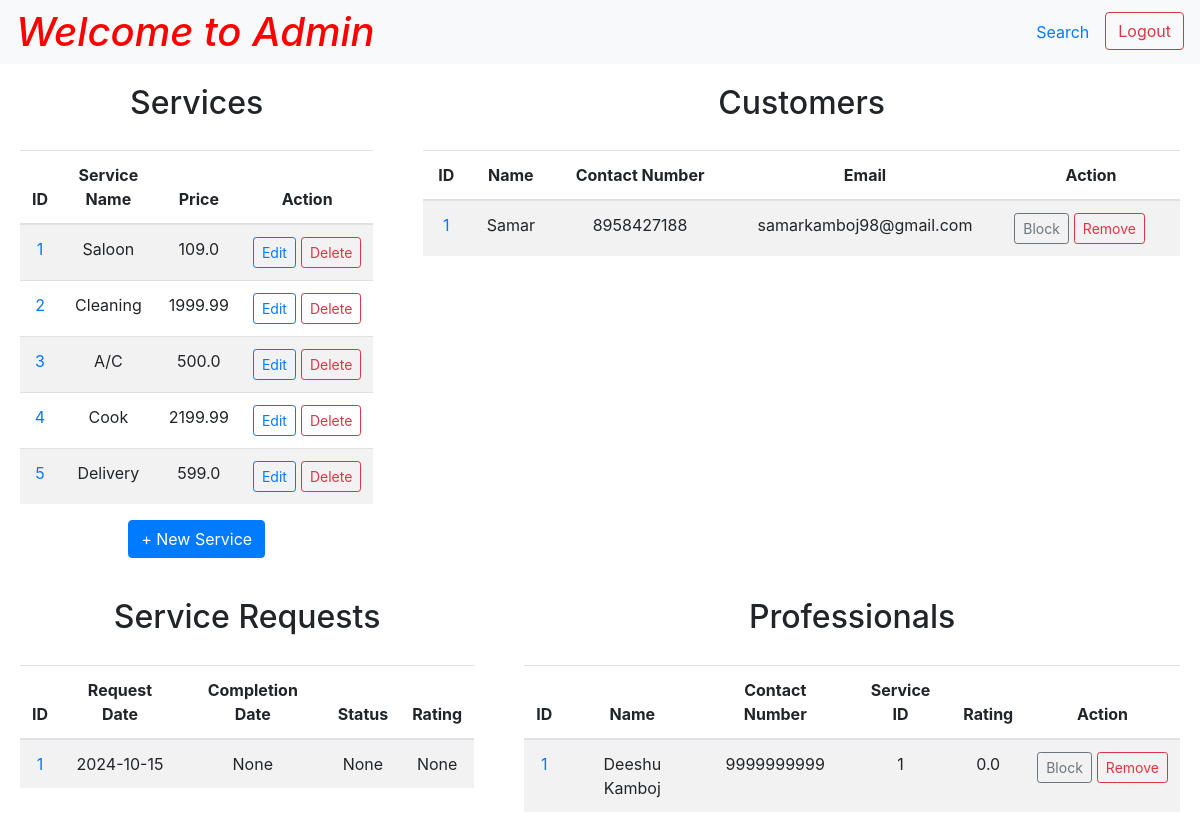
/admin (signed in), run on an earlier commit of the app's database.
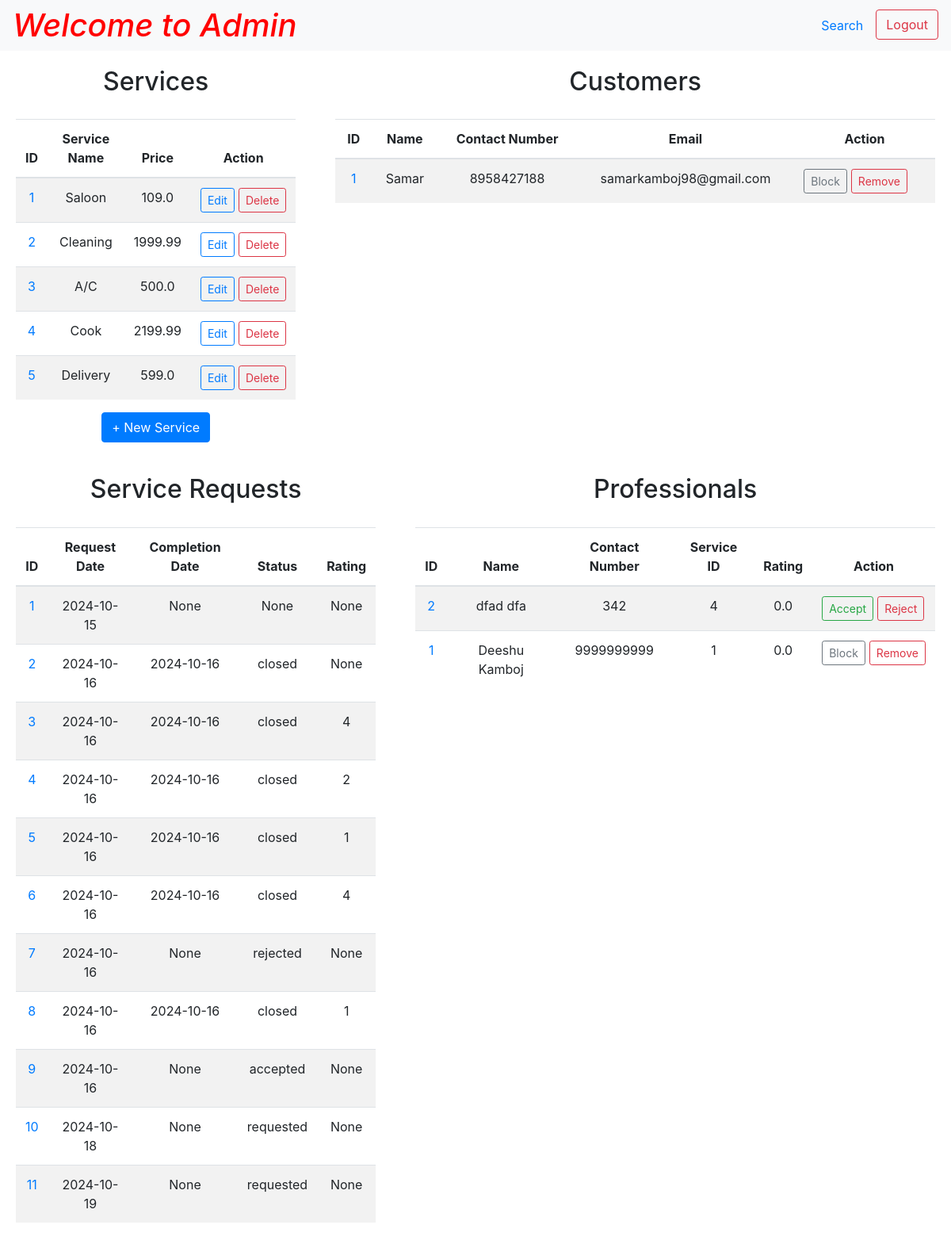
And on a later commit of the database.
### tables this page shows
CREATE TABLE "services" (
    "id" INTEGER,
    "name" TEXT NOT NULL UNIQUE,
    "description" TEXT NOT NULL,
    "price" REAL NOT NULL,
    PRIMARY KEY("id")
);

CREATE TABLE "customers" (
    "id" INTEGER,
    "fname" TEXT NOT NULL,
    "lname" TEXT,
    "address" TEXT,
    "pincode" INTEGER,
    "contact_number" TEXT NOT NULL UNIQUE,
    "email" TEXT NOT NULL UNIQUE,
    "password" TEXT NOT NULL,
    "status" TEXT CHECK("status" in ('active', 'block')) DEFAULT 'active',
    PRIMARY KEY("id")
);

CREATE TABLE "service_requests" (
    "id" INTEGER,
    "service_id" INTEGER NOT NULL,
    "customer_id" INTEGER NOT NULL,
    "professional_id" INTEGER NOT NULL,
    "date_of_request" DATETIME DEFAULT CURRENT_TIMESTAMP,
    "date_of_completion" DATETIME,
    "status" TEXT DEFAULT 'requested' CHECK("status" in ('requested', 'accepted', 'rejected', 'closed')),
    "rating" INTEGER,
    "remarks" TEXT,
    PRIMARY KEY("id"),
    FOREIGN KEY("service_id") REFERENCES "services"("id") ON DELETE CASCADE,
    FOREIGN KEY("customer_id") REFERENCES "customers"("id") ON DELETE CASCADE,
    FOREIGN KEY("professional_id") REFERENCES "professionals"("id") ON DELETE CASCADE
);

CREATE TABLE "professionals" (
    "id" INTEGER,
    "fname" TEXT NOT NULL,
    "lname" TEXT,
    "address" TEXT NOT NULL,
    "pincode" INTEGER NOT NULL,
    "contact_number" TEXT NOT NULL UNIQUE,
    "email" TEXT NOT NULL UNIQUE,
    "password" TEXT NOT NULL,
    "service_id" INTEGER NOT NULL,
    "experience" INTEGER,
    "description" TEXT NOT NULL,
    "date_created" DATETIME DEFAULT CURRENT_TIMESTAMP,
    "rating" REAL DEFAULT 0,
    "status" TEXT CHECK("status" in (NULL, 'active', 'block')) DEFAULT NULL,
    PRIMARY KEY("id"),
    FOREIGN KEY("service_id") REFERENCES "services"("id") ON DELETE CASCADE
);

### app.py (the view, shortened to what this page needs)
@app.route("/admin", methods=["GET", "POST"])
@app.route("/admin/<action>/<user_type>/<int:id>", methods=["POST"])
def admin(action=None, user_type=None, id=None):
    if "username" in session and "password" in session:
        admin = helper.fetch_admin(username=session["username"],
                                    password=session["password"])
        if admin:
            professionals = helper.fetch_professionals()
            customers = helper.fetch_customers()
            services = helper.fetch_services()
            service_requests = helper.fetch_service_requests()
            return render_template("admin.html", professionals=professionals, customers=customers,
                                    services=services, requests=service_requests)
        else:
            flash("Invalid credentials", 'error')
            return redirect(url_for("login"))
    else:
        flash("Invalid credentials", 'error')
        return redirect(url_for("login"))

### app.py (called while the page is built)
@app.after_request
def add_header(response):
    response.headers['Cache-Control'] = 'no-store, no-cache, must-revalidate, post-check=0, pre-check=0, max-age=0'
    response.headers['Pragma'] = 'no-cache'
    response.headers['Expires'] = '-1'
    return response

### helper.py (called while the page is built)
def get_db():
    connection = sqlite3.connect("database.db")
    connection.execute("PRAGMA foreign_keys = ON")
    connection.row_factory = sqlite3.Row
    return connection

def fetch_admin(username, password):
    with get_db() as connection:
        db = connection.cursor()
        admin = db.execute("SELECT * FROM admins WHERE username = ? AND password = ?",
                (username, password)).fetchone()
        return admin

def fetch_customers():
    with get_db() as connection:
        db = connection.cursor()
        return db.execute("SELECT * FROM customers ORDER BY status, id, fname, lname").fetchall()

def fetch_professionals():
    with get_db() as connection:
        db = connection.cursor()
        return db.execute("SELECT * FROM professionals ORDER BY status, id, fname, lname").fetchall()

### templates/admin.html (shortened to what the changed rows need)
<!DOCTYPE html>
<html lang="en">
<head>
    <link rel="stylesheet" href="https://cdn.jsdelivr.net/npm/bootstrap@4.0.0/dist/css/bootstrap.min.css"
>
</head>
<body>
    <div class="page-wrapper">
        <nav class="navbar navbar-expand-lg navbar-light bg-light">
            <a href="/admin" style="text-decoration: none; color: red;">
                <h1>Welcome to Admin</h1>
            </a>
        </nav>
        <div class="form-row text-center">
            <div class="col-4">
                <div class="form-container container-fluid">
                    <h2>Services</h2>
                    <div class="table-responsive">
                        <table class="table table-striped">
                            <thead>
                                <tr>
                                    <th>ID</th>
                                    <th>Service Name</th>
                                    <th>Price</th>
                                    <th>Action</th>
                                </tr>
                            </thead>
                            <tbody>
                                {% for service in services %}
                                <tr>
                                    <td>
                                        <a href="" data-toggle="modal"
                                            data-target="#serviceInfoModal{{ service['id'] }}">{{
                                            service['id'] }}</a>
                                    </td>
                                    <td>{{ service["name"] }}</td>
                                    <td>{{ service["price"] }}</td>
                                    <td>
                                        <div class="button-group">
                                            <button type="button" class="btn btn-outline-primary btn-sm"
                                                data-toggle="modal"
                                                data-target="#serviceEditModal{{ service['id'] }}">Edit</button>
                                            <form action="{{ url_for('service', subpath='delete', id=service['id']) }}"
                                                method="post"
                                                onsubmit="return confirm('Are you sure you want to delete this service because this will remove all related professionals from database?');">
                                                <button class="btn btn-outline-danger btn-sm"
                                                    type="submit">Delete</button>
                                            </form>
                                        </div>
                                    </td>
                                </tr>
                                {% endfor %}
                            </tbody>
                        </table>
                    </div>
                </div>
            </div>
            <div class="col-8">
                <div class="form-container container-fluid">
                    <h2>Customers</h2>
                    <div class="table-responsive">
                        <table class="table table-striped">
                            <thead>
                                <tr>
                                    <th>ID</th>
                                    <th>Name</th>
                                    <th>Contact Number</th>
                                    <th>Email</th>
                                    <th>Action</th>
                                </tr>
                            </thead>
                            <tbody>
                                {% for customer in customers %}
                                <tr>
                                    <td>
                                        <a href="" data-toggle="modal"
                                            data-target="#customerModal{{ customer['id'] }}">{{
                                            customer['id'] }}</a>
                                    </td>
                                    <td>{{ customer["fname"] + ' ' + customer["lname"] }}</td>
                                    <td>{{ customer["contact_number"] }}</td>
                                    <td>{{ customer["email"] }}</td>
                                    <td>
                                        {% if customer['status'] == 'active' %}
                                        <div class="button-group">
                                            <form action="/admin/block/customer/{{ customer['id'] }}"
                                                method="post">
                                                <button class="btn btn-outline-secondary btn-sm" type="submit"
                                                    value="block" name="action">Block</button>
                                            </form>
                                            <form action="/admin/delete/customer/{{ customer['id'] }}"
                                                method="post">
                                                <button class="btn btn-outline-danger btn-sm" type="submit"
                                                    value="remove" name="action">Remove</button>
                                            </form>
                                        </div>
                                        {% endif %}
                                    </td>
                                </tr>
                                {% endfor %}
                            </tbody>
                        </table>
                    </div>
                </div>
            </div>
        </div>
        <div class="form-row text-center">
            <div class="col-5">
                <div class="form-container container-fluid">
                    <h2>Service Requests</h2>
                    <div class="table-responsive">
                        <table class="table table-striped">
                            <thead>
                                <tr>
                                    <th>ID</th>
                                    <th>Request Date</th>
                                    <th>Completion Date</th>
                                    <th>Status</th>
                                    <th>Rating</th>
                                </tr>
                            </thead>
                            <tbody>
                                {% for request in requests %}
                                <tr>
                                    <td>
                                        <a href="" data-toggle="modal"
                                            data-target="#requestInfoModal{{ request['id'] }}">
                                            {{ request['id'] }}</a>
                                    </td>
                                    <td>{{ request['request_date'] }}</td>
                                    <td>{{ request['completion_date'] }}</td>
                                    <td>{{ request['status'] }}</td>
                                    <td>{{ request['rating'] }}</td>
                                </tr>
                                {% endfor %}
                            </tbody>
                        </table>
                    </div>
                </div>
            </div>
            <div class="col-7">
                <div class="form-container container-fluid">
                    <h2>Professionals</h2>
                    <div class="table-responsive">
                        <table class="table table-striped">
                            <thead>
                                <tr>
                                    <th>ID</th>
                                    <th>Name</th>
                                    <th>Contact Number</th>
                                    <th>Service ID</th>
                                    <th>Rating</th>
                                    <th>Action</th>
                                </tr>
                            </thead>
                            <tbody>
                                {% for professional in professionals %}
                                <tr>
                                    <td>
                                        <a href="" data-toggle="modal"
                                            data-target="#professionalModal{{ professional['id'] }}">{{
                                            professional['id']
                                            }}</a>
                                    </td>
                                    <td>{{ professional["fname"] + ' ' + professional["lname"] }}</td>
                                    <td>{{ professional["contact_number"] }}</td>
                                    <td>{{ professional["service_id"] }}</td>
                                    <td>{{ professional["rating"] }}</td>
                                    <td>
                                        {% if professional['status'] == None %}
                                        <div class="button-group">
                                            <form action="/admin/accept/professional/{{ professional['id'] }}"
                                                method="post">
                                                <button class="btn btn-outline-success btn-sm" type="submit" value="accept"
                                                name="action">Accept</button>
                                            </form>
                                            <form action="/admin/delete/professional/{{ professional['id'] }}"
                                                method="post">
                                                <button class="btn btn-outline-danger btn-sm" type="submit" value="reject"
                                                name="action">Reject</button>
                                            </form>
                                        </div>
                                        {% elif professional['status'] == 'active' %}
                                        <div class="button-group">
                                            <form action="/admin/block/professional/{{ professional['id'] }}"
                                                method="post">
                                                <button class="btn btn-outline-secondary btn-sm" type="submit"
                                                    value="block" name="action">Block</button>
                                            </form>
                                            <form action="/admin/delete/professional/{{ professional['id'] }}"
                                                method="post">
                                                <button class="btn btn-outline-danger btn-sm" type="submit"
                                                    value="remove" name="action">Remove</button>
                                            </form>
                                        </div>
                                        {% endif %}
                                    </td>
                                </tr>
                                {% endfor %}
                            </tbody>
                        </table>
                    </div>
                </div>
            </div>
        </div>
    </div>
</body>
</html>

What changed in the data, as far as the page shows it:
added service_requests: id "2", request_date "2024-10-16", completion_date "2024-10-16", status "closed", rating "None"
added service_requests: id "3", request_date "2024-10-16", completion_date "2024-10-16", status "closed", rating "4"
added service_requests: id "4", request_date "2024-10-16", completion_date "2024-10-16", status "closed", rating "2"
added service_requests: id "5", request_date "2024-10-16", completion_date "2024-10-16", status "closed", rating "1"
added service_requests: id "6", request_date "2024-10-16", completion_date "2024-10-16", status "closed", rating "4"
added service_requests: id "7", request_date "2024-10-16", completion_date "None", status "rejected", rating "None"
added service_requests: id "8", request_date "2024-10-16", completion_date "2024-10-16", status "closed", rating "1"
added service_requests: id "9", request_date "2024-10-16", completion_date "None", status "accepted", rating "None"
added service_requests: id "10", request_date "2024-10-18", completion_date "None", status "requested", rating "None"
added service_requests: id "11", request_date "2024-10-19", completion_date "None", status "requested", rating "None"
added professionals: id "2", fname+lname "dfad dfa", contact_number "342", service_id "4", rating "0.0"
